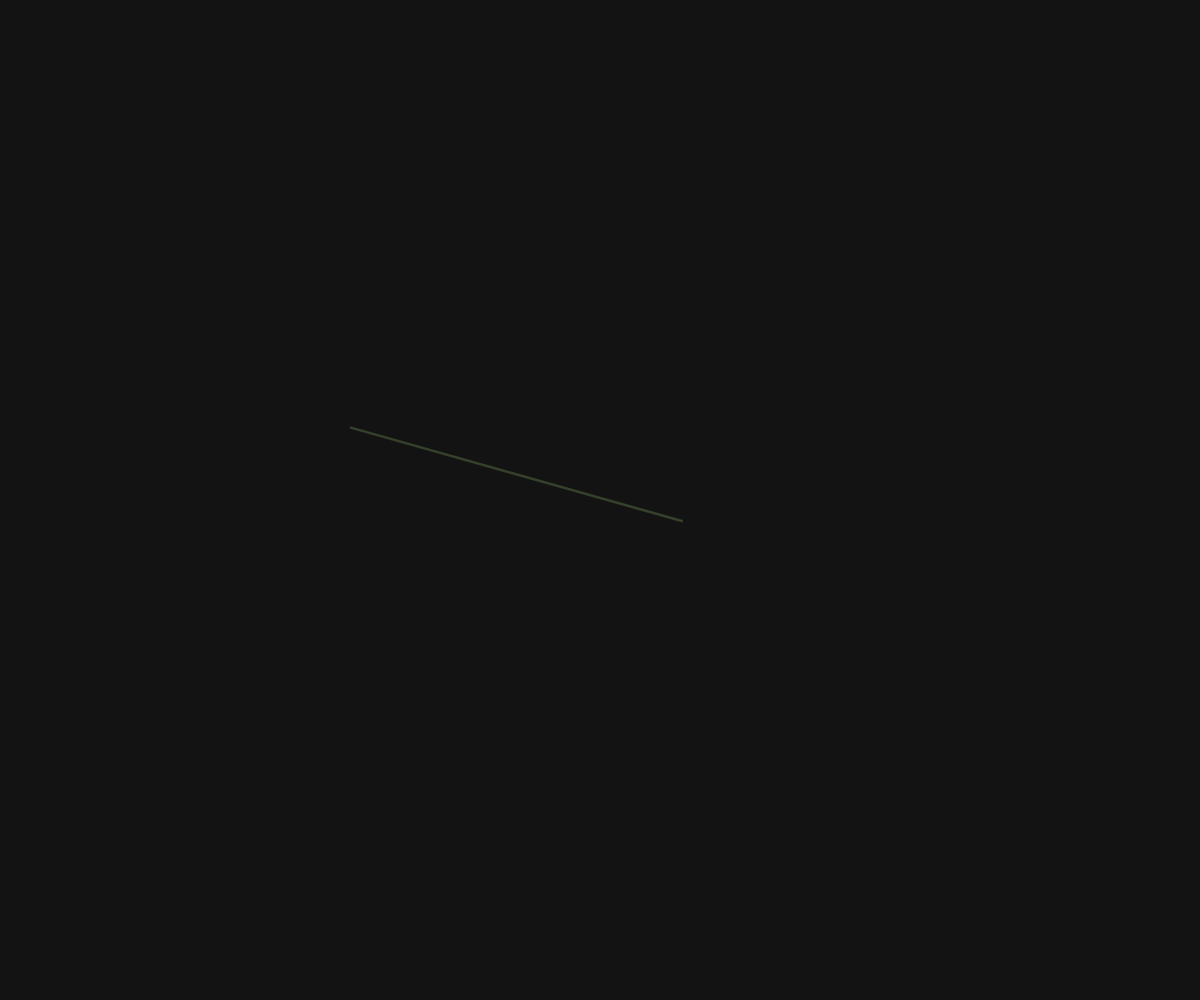
Frame 1 (no input)
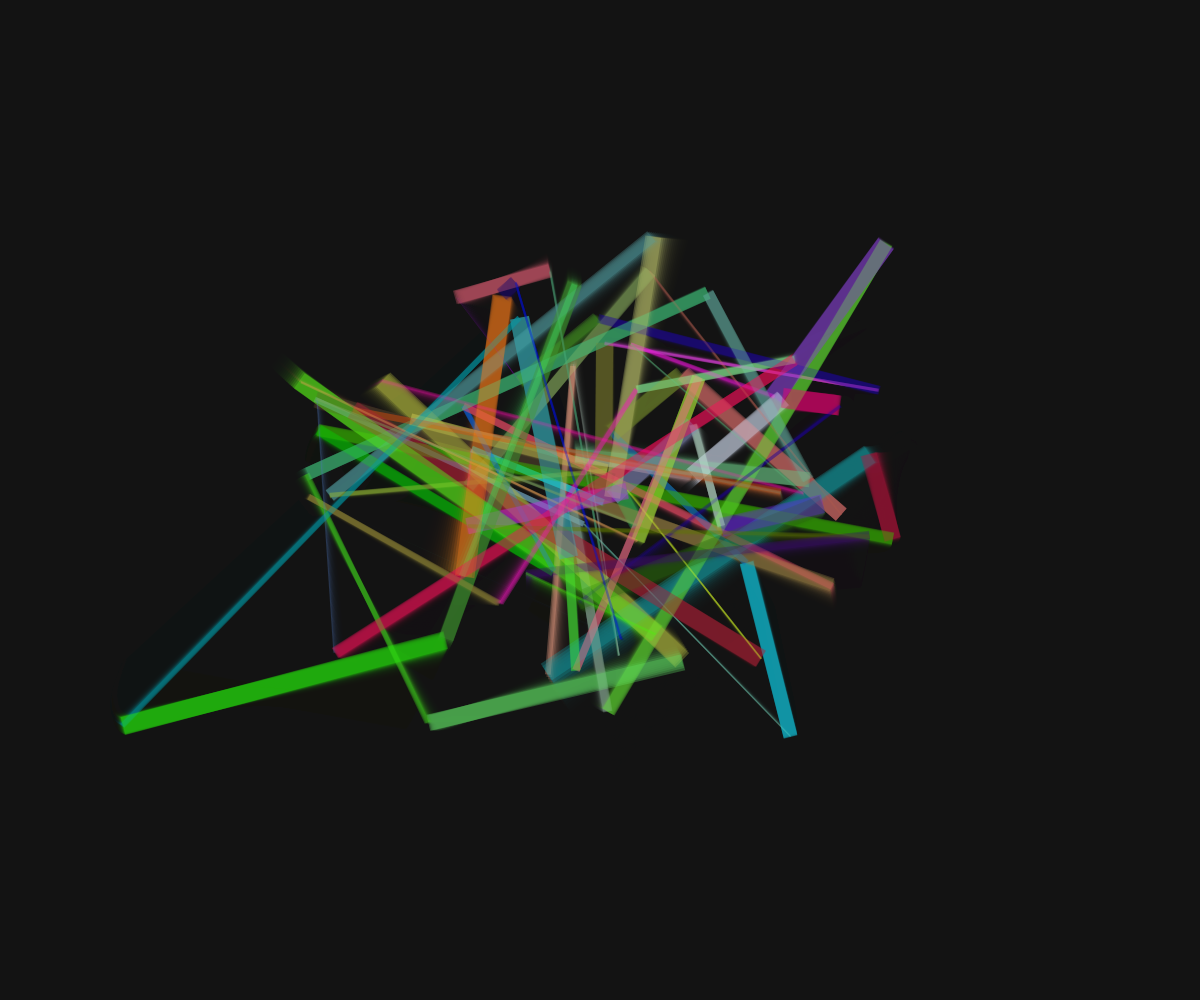
Frame 60 (no input)
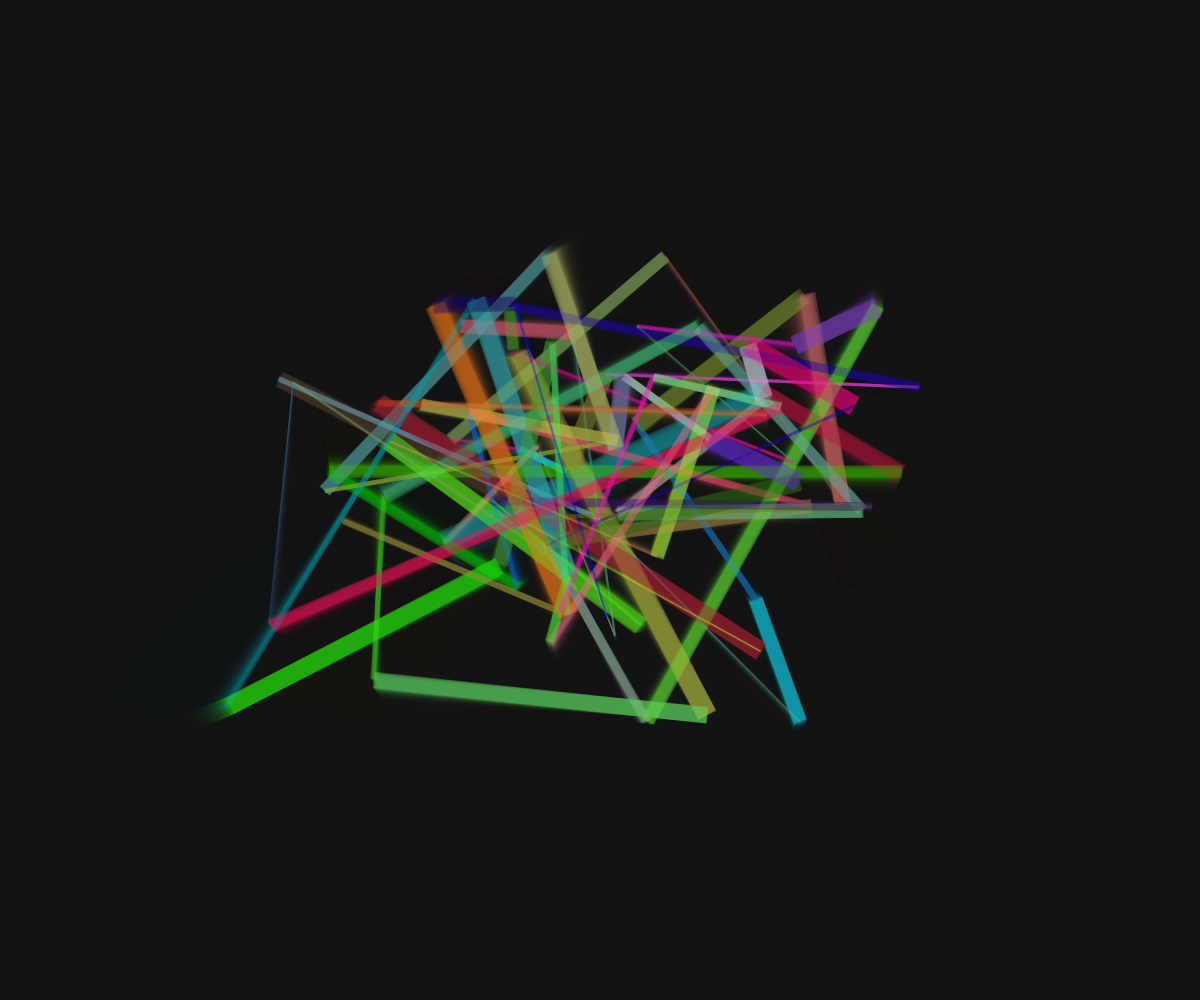
Frame 120 (the mouse pressed at the canvas centre since frame 60)

The p5.js sketch that drew these frames (run headless with seeded random() and noise() and a simulated clock; from frame 60 on, the mouse is pressed at the canvas centre):

// p5.js sketch
// ── sketch.js
//   __   __ _  ____  ____  ____   __
//  / _\ (  ( \(    \(  _ \(  __) / _\
// /    \/    / ) D ( )   / ) _) /    \
// \_/\_/\_)__)(____/(__\_)(____)\_/\_/
//
// -
// Walker-perlin-noise2 by Andrea [geometry, noise, abstract]
// 2021 © Andrea @AndrCastellucci, Daniele @Fupete and the course DS-2021 at DESIGN.unirsm 
// github.com/ds-2021-unirsm — github.com/fupete — github.com/andrea-castellucci
// Educational purposes, MIT License, 2021, San Marino
// —

var w, h;
var quanti = 80;
var c = [];
var speedMax = 2;

function setup() {
  createCanvas(w = windowWidth, h = windowHeight);
  strokeCap(SQUARE);
  background(20);

  // crea "n" oggetti di classe Camminatore
  for (var i = 0; i < quanti; i++) {
    c.push(new Camminatore(i));
  }
}

function draw() {
  background(20, 60);

  // per tutti i camminatori chiama i diversi metodi utili 
  for (var i = 0; i < quanti; i++) {
    c[i].move();
    c[i].display();
  }
}

// CLASSE CAMMINATORE
function Camminatore(_id) {

  // COSTRUTTORE
  this.id = _id;
  this.x;
  this.y;
  this.speed = random(1, speedMax);
  this.altro;
  this.randomX = random(200); // valore X per noise();
  this.randomY = random(200); // valore Y per noise();
  this.randomZ = random(200); // valore per "b" dell'rgb

  // METODO MOVE
  this.move = function() {
    this.x = map(noise(this.randomX), 0, 1, 0, width);
    this.y = map(noise(this.randomY), 0, 1, 0, height);

    this.randomX += 0.001 * this.speed;
    this.randomY += 0.001 * this.speed;
  }

  // METODO DISPLAY
  this.display = function() {
    stroke(map(this.randomX, 0, 200, 0, 255), map(this.randomY, 0, 200, 0, 255), map(this.randomZ, 0, 200, 0, 255), 80);
    strokeWeight(map(this.speed, 1, speedMax, 0, 20)); // più è alto this.speed più la linea è spessa

    if (this.id == quanti - 1) this.altro = 0;
    else this.altro = this.id + 1;
    line(this.x, this.y, c[this.altro].x, c[this.altro].y);
  }
}
